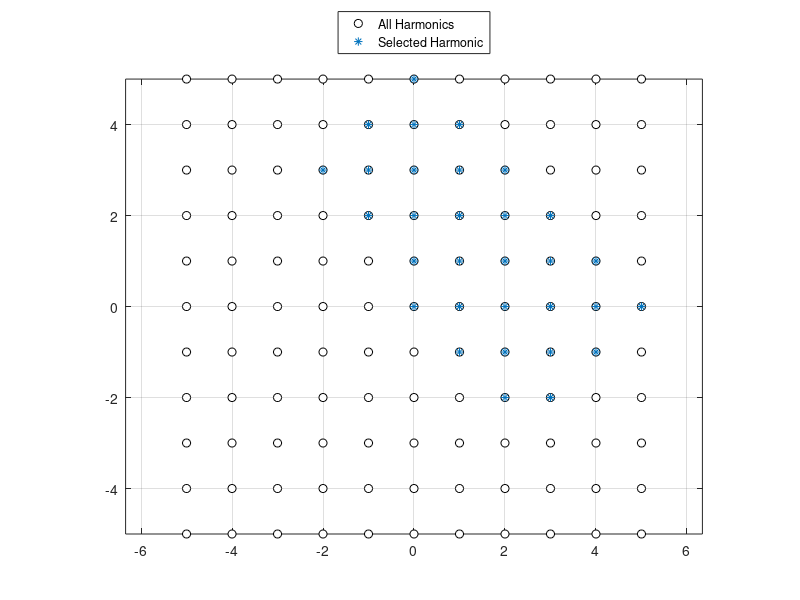

Reproduce this figure in MATLAB. (Note: this script raises an error after producing the figure.)
clc
clear all
addpath('../ROUTINES/')
addpath('../ROUTINES/SOLVERS/')
addpath('../ROUTINES/HARMONIC/')
addpath('../ROUTINES/TRANSIENT/')
addpath('../ROUTINES/QUASIPERIODIC')
%%
m = 1;
c = 0.5;
k = 4;
bt = 0.5; 
fnl = @(t,u,ud) deal(bt*u.^3, 3*bt*u.^2, zeros(size(u)));

Nc = 2;  % Number of components
Nhmax = 5;  % Number of harmonics
%% Harmonic Selection
hall = cell(1, Nc);
[hall{:}] = ndgrid(-Nhmax:Nhmax);
hall = cell2mat(cellfun(@(c) c(:), hall, 'UniformOutput', false));
h = hall(sum(abs(hall),2)<=Nhmax & sum(hall,2)>=0,:);
% h = hall(abs(sum(hall,2))<=Nhmax & sum(hall,2)>=0,:);

h(sum(h,2)==0 & h(:,1)<=0, :) = [];
h = [zeros(1,Nc); h];

figure(1)
clf()
plot(hall(:,1), hall(:,2), 'ko', 'MarkerFaceColor', 'w'); hold on
plot(h(:,1), h(:,2), '*'); hold on
grid on
axis equal
legend('All Harmonics', 'Selected Harmonic', 'Location', 'northoutside')

%% Setup Model
GM = MDOFGEN(m, k, c, 1.0);
GM = GM.SETNLFUN(1+3, 1.0, fnl);

%% Forcing
% ws = [pi sqrt(2)];
ws = [sqrt(k/m) pi.^(1:Nc-1)];
% rng(1);
% hid = randi(length(h)-1,2,1)
hid = [1; 2];
hfrc = h(1+hid, :)
amps = 20*ones(size(hid));
fext = @(t) cos(t(:).*(hfrc*ws(:))')*amps;

%% Transient simulation
T0 = 0;
T1 = 400;

fsamp = 60;

opts = struct('Display', 'waitbar');
[T, U, Ud, Udd] = GM.HHTAMARCH(T0, T1, 1/fsamp, 0, 0, fext, opts);

%%
Nhc = sum(all(h==0, 2)+2*any(h~=0, 2));

E = QPHARMONICSTIFFNESS(GM.M, GM.C, GM.K, ws, h);
Fl = zeros(Nhc, 1);
Fl(1+(hid-1)*2+1) = amps;

D1 = QPHARMONICSTIFFNESS(0, 1, 0, ws, h);  % Time derivative matrix

X0 = E\Fl;
Nt = 64;

% [R0, dR0] = GM.QPHBRESFUN([X0; 1], ws, Fl, h, Nt, eps);
% %%

% opt = struct('Display', true, 'ITMAX', 100);
% X = NSOLVE(@(U) GM.QPHBRESFUN([U; 1], ws, Fl, h, Nt, eps), X0, opt);

fopt = optimoptions('fsolve', 'SpecifyObjectiveGradient', true, 'Display', 'iter');
X = fsolve(@(U) GM.QPHBRESFUN([U; 1], ws, Fl, h, Nt, eps), X0, fopt);

Xd = D1*X;
Xdd = D1^2*X;
Ns = QPTIMEINTERP(T(:).*ws, h);
%%
figure(2)
clf()
plot(T, U, 'o-')
grid on; hold on
% plot(T, Y, '.-');
plot(T, Ns*X, '-', 'LineWidth', 2)

figure(3)
clf()
plot(U, Ud, '.-'); grid on; hold on
plot(Ns*X, Ns*Xd, '-', 'LineWidth', 1)

%% Torus
if Nc==2
    Nt = 64;
    x   = reshape(QPTIMETRANS(X, h, Nt), repmat(Nt, 1, Nc));
    xd  = reshape(QPTIMETRANS(D1*X, h, Nt), repmat(Nt, 1, Nc));
    xdd = reshape(QPTIMETRANS(D1^2*X, h, Nt), repmat(Nt, 1, Nc));
    
    x   = [x   x(:,1)  ; x(1,:)   x(1,1)];
    xd  = [xd  xd(:,1) ; xd(1,:)  xd(1,1)];
    xdd = [xdd xdd(:,1); xdd(1,:) xdd(1,1)];
    figure(4)
    clf()
    % plot3(x, xd, xdd, '-', 'LineWidth', 1)
    surf(x, xd, xdd, 'EdgeColor', 'k'); hold on
    plot3(U(1000:end), Ud(1000:end), Udd(1000:end), 'r-')
    grid on
end
